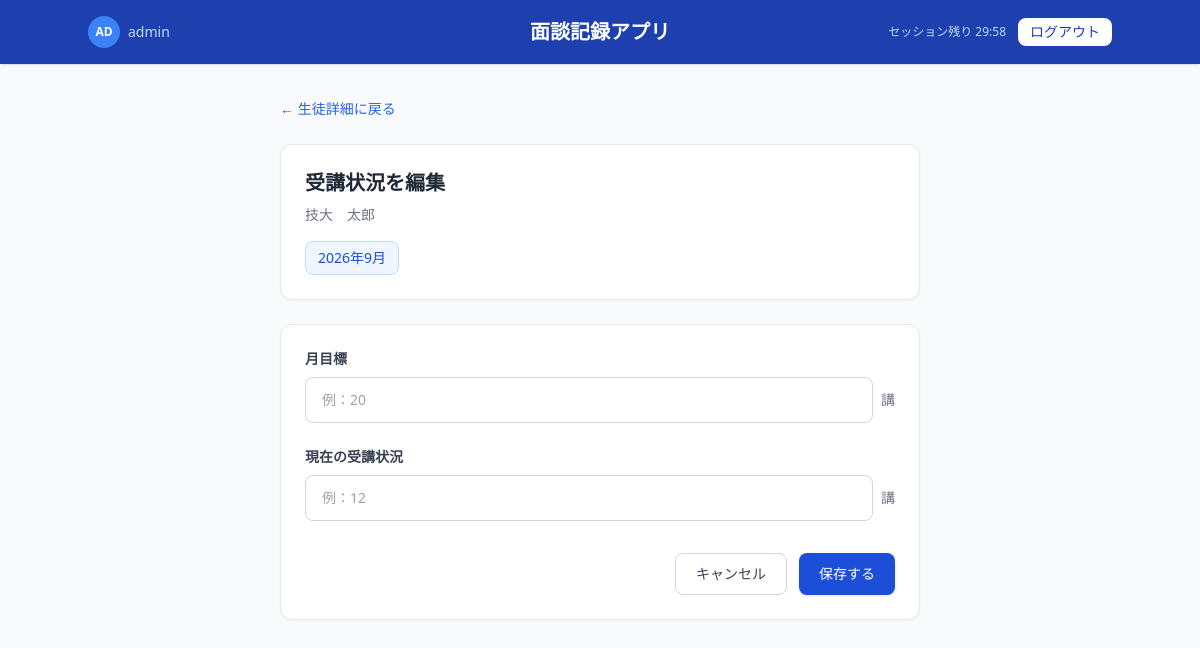
Page /edit_progress/1 (signed in) on the earlier database version.
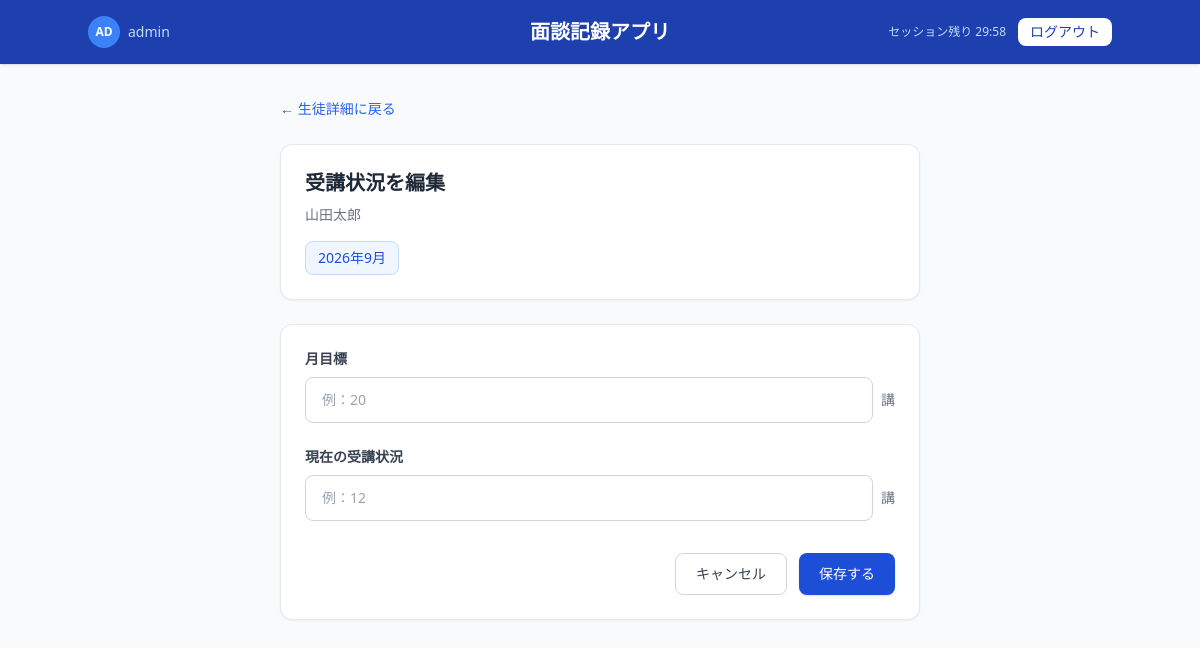
Same page on the later database version.
### app.py (models this page shows)
class Student(db.Model):
    id = db.Column(db.Integer, primary_key=True)
    name = db.Column(db.String(100), nullable=False)
    grade = db.Column(db.String(50), nullable=False)
    school = db.Column(db.String(100), nullable=False)
    records = db.relationship('Record', backref='student', lazy=True)

### app.py (the view, shortened to what this page needs)
@app.route('/edit_progress/<int:student_id>', methods=['GET', 'POST'])
@login_required
def edit_progress(student_id):
    student = Student.query.get_or_404(student_id)
    month = request.args.get('month')
    if not month:
        month = datetime.now().strftime('%Y-%m')
    progress = MonthlyProgress.query.filter_by(
        student_id=student_id,
        month=month
    ).first()
    if not progress:
        progress = MonthlyProgress(
            student_id=student_id,
            month=month
        )
    return render_template(
        'edit_progress.html',
        student=student,
        progress=progress,
        month=month
    )

### app.py (called while the page is built)
@login_manager.user_loader
def load_user(user_id):
    return User.query.get(int(user_id))

### templates/edit_progress.html (shortened to what the changed rows need)
<!DOCTYPE html>
<html lang="ja">
<head>
    <script src="https://cdn.tailwindcss.com"></script>
</head>
<body class="bg-gray-50 min-h-screen">
    <header class="bg-blue-800 text-white px-6 py-4 shadow">
        <div class="flex items-center justify-between max-w-5xl mx-auto">
            <h1 class="text-xl font-semibold absolute left-1/2 transform -translate-x-1/2">
                面談記録アプリ
            </h1>
        </div>
    </header>
    <main class="max-w-2xl mx-auto px-4 py-8">
        <div class="bg-white rounded-xl shadow-sm border border-gray-200 p-6 mt-6">
            <h2 class="text-xl font-semibold text-gray-800">
                受講状況を編集
            </h2>
            <p class="text-sm text-gray-500 mt-2">
                {{ student.name }}
            </p>
            <div class="mt-4 inline-block bg-blue-50 border border-blue-200 text-blue-700 px-3 py-1.5 rounded-lg text-sm font-medium">
                {{ month[:4] }}年{{ month[5:7]|int }}月
            </div>
        </div>
    </main>
</body>
</html>

Differences in the rows shown:
changed Student: name "技大 太郎" → "山田太郎"
